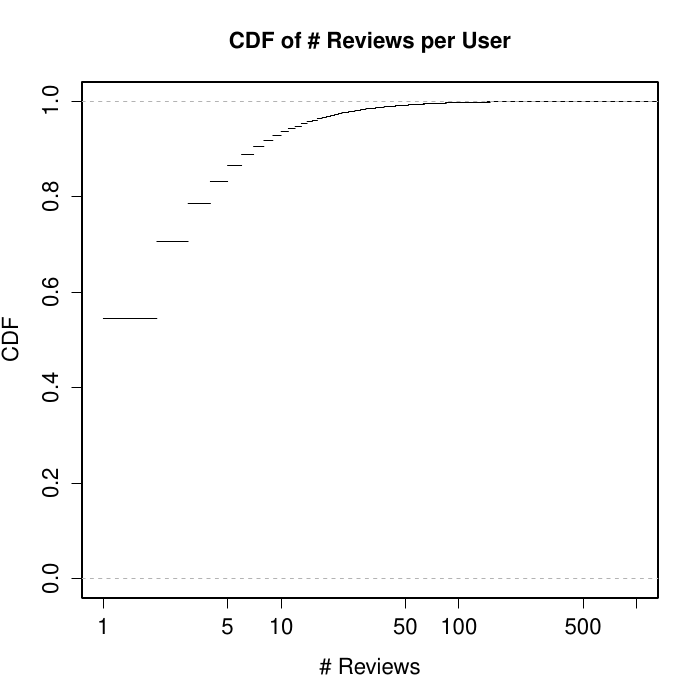

Generate this figure with R:
reviews <- scan("reviews_per_user", sep="\n")
#reviews <- read.table("reviews_per_user")
pdf("cdf_reviews.pdf")

#reviews
#data = hist(reviews$score, plot=F)
#data
#data_counts = log10(data$counts)
#data
#replace(data_counts, data_counts<=0.0, 1)
#plot(1:26, data_counts, ylab='log10(Frequency)')

cdf_data <-ecdf(reviews)
#summary(cdf_data)
plot(cdf_data, log="x", xlim=c(1, 1e3), main="CDF of # Reviews per User", xlab="# Reviews", ylab="CDF", cex=0.3, cex.lab=1.3, cex.axis=1.3, cex.main=1.3, cex.sub=1.3)

#plot.ecdf(reviews, main="CDF of Reviews per User", xlab="# Reviews", ylab="CDF", cex=0.3, cex.lab=1.3, cex.axis=1.3, cex.main=1.3, cex.sub=1.3)#

#hist(reviews, main="Histogram of reviews per user", xlab="# Reviews")
#data <- hist(reviews, plot=FALSE)
#print (data)
#plot(data$count, log="y")
dev.off()
